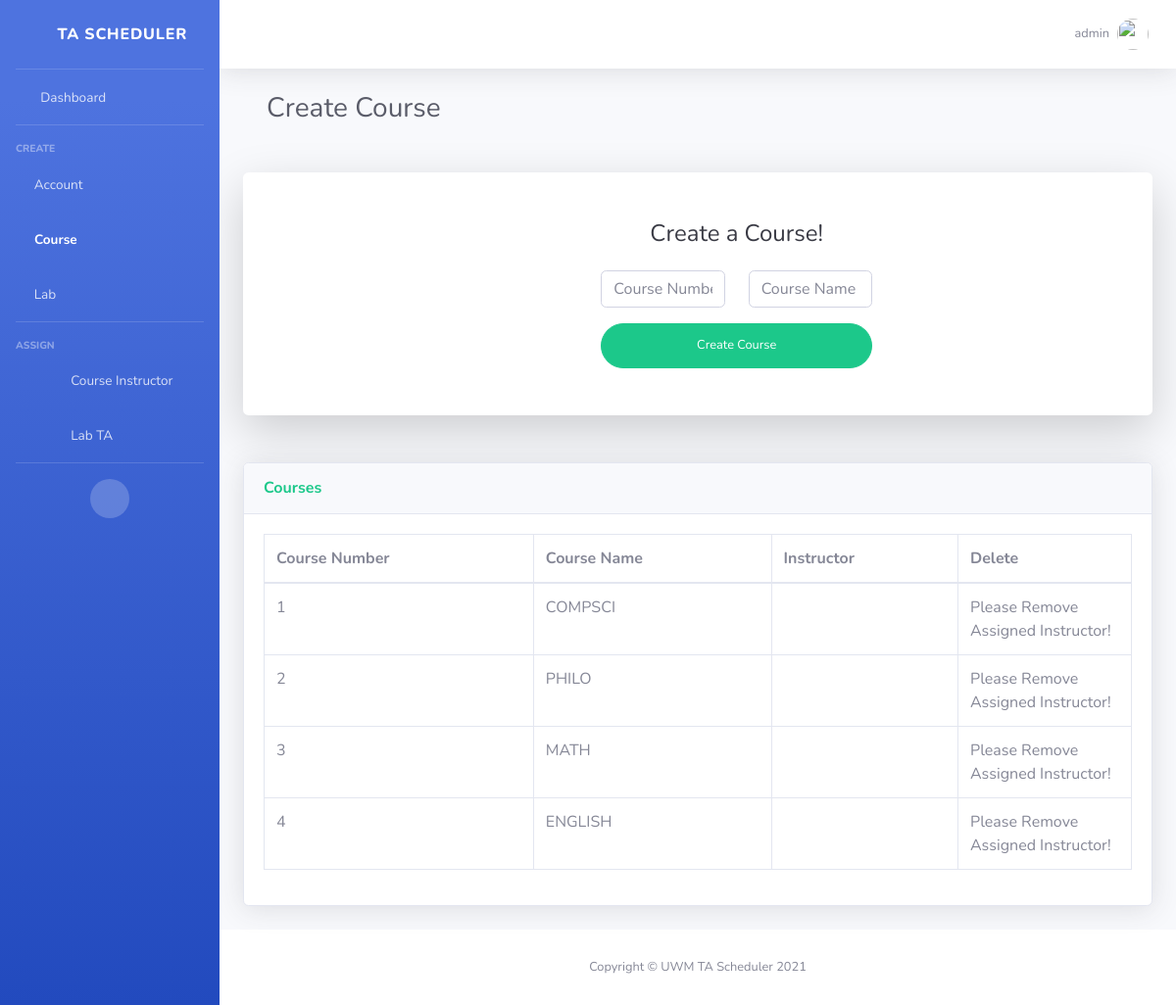
The page /create-course/ (signed in) on the database as committed earlier.
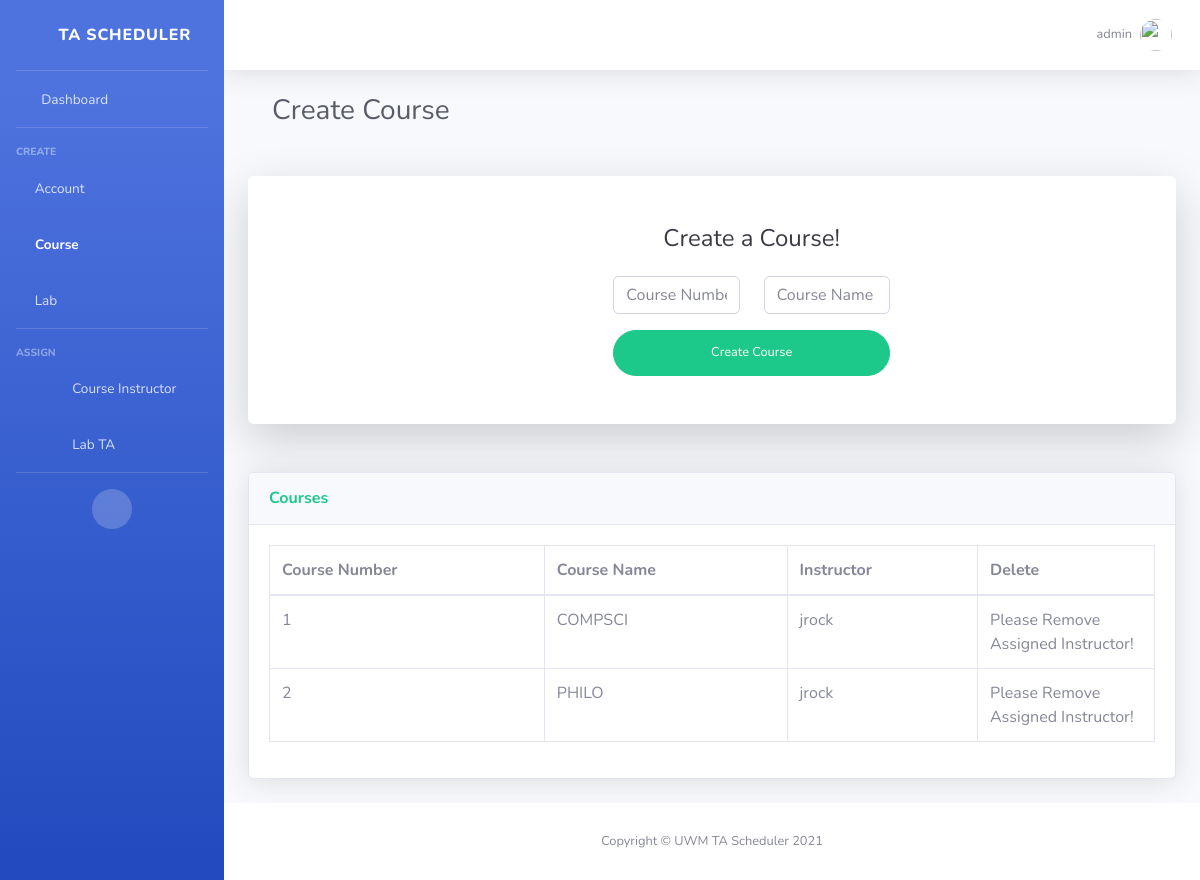
The same page on the database as committed later.
### TA_Scheduler/models.py (models this page shows)
class myAccount(models.Model):
    userName = models.CharField(max_length=40)
    password = models.CharField(max_length=40)
    userType = models.CharField(max_length=40)

class myCourse(models.Model):
    courseName = models.CharField(max_length=20)
    courseNumber = models.IntegerField()
    instructorUserName = models.CharField(max_length=40)

### TA_Scheduler/views.py (the view, shortened to what this page needs)
# urls.py: path('create-course/', CreateCourse.as_view()),
class CreateCourse(View):
    def get(self,request):
        userName = request.session["userName"]
        if(verifyLogin.verifyLogin(userName, request) == False):
            return render(request, "logout.html", {})
        course_list = list(myCourse.objects.values_list("courseNumber", "courseName", "instructorUserName"))
        return render(request,"create-course.html",{"course_list":course_list, "userName":userName, "errorMessage":""})

### TA_Scheduler/verifyLogin.py (called while the page is built)
    def verifyLogin(userName, request):
        userFound = list(myAccount.objects.filter(userName=userName))
        if(len(userFound) == 0):
            auth_logout(request)
            return False
        return True

### templates/create-course.html (shortened to what the changed rows need)
{% load static %}
<!DOCTYPE html>
<html lang="en">
<head>
    <link href="{% static '/vendor/fontawesome-free/css/all.min.css' %}" rel="stylesheet" type="text/css">
    <link href="{% static '/css/sb-admin-2.min.css' %}" rel="stylesheet">
    <link href="{% static '/vendor/datatables/dataTables.bootstrap4.min.css' %}" rel="stylesheet">
</head>
<body id="page-top">
<div id="wrapper">
    <div id="content-wrapper" class="d-flex flex-column">
        <div id="content">
            <nav class="navbar navbar-expand navbar-light bg-white topbar mb-4 static-top shadow">
                <ul class="navbar-nav ml-auto">
                    <li class="nav-item dropdown no-arrow">
                        <a class="nav-link dropdown-toggle" href="#" id="userDropdown" role="button"
                           data-toggle="dropdown" aria-haspopup="true" aria-expanded="false">
                            <span class="mr-2 d-none d-lg-inline text-gray-600 small">{{ userName }}</span>
                            <img class="img-profile rounded-circle"
                                 src="{% static '/img/undraw_profile.svg' %}">
                        </a>
                    </li>
                </ul>
            </nav>
            <div class="container-fluid">
                <div class="container-fluid">
                    <h1 class="h3 mb-4 text-gray-800">Create Course</h1>
                </div>
                <div class="card o-hidden border-0 shadow-lg my-5">
                    <div class="card-body p-0">
                        <div class="row">
                            <div class="col-lg-5">
                                <div class="p-5">
                                    <div class="text-center">
                                        <h1 class="h4 text-gray-900 mb-4">Create a Course!</h1>
                                    </div>
                                </div>
                            </div>
                        </div>
                    </div>
                </div>
                <div class="card shadow mb-4">
                    <div class="card-body">
                        <div class="table-responsive">
                            <table class="table table-bordered" id="courseData" width="100%" cellspacing="0">
                                <thead>
                                <tr>
                                    <th>Course Number</th>
                                    <th>Course Name</th>
                                    <th>Instructor</th>
                                    <th style="width: 20%;">Delete</th>
                                </tr>
                                </thead>
                                <tbody>
                                {% for i in course_list %}
                                    <tr>
                                        <td>{{ i.0 }}</td>
                                        <td>{{ i.1 }}</td>
                                        <td>{{ i.2 }}</td>
                                        <td>
                                            {% if i.2 == "NOT SET" %}
                                                <form action="/delete-course/" method="post">{% csrf_token %}
                                                    <button type="submit" class="btn btn-success btn-user btn-block"
                                                            name="deleteCourse" value="{{ i.0 }}">Delete Course
                                                    </button>
                                                    <input type="hidden" name="returnUrl" value="/create-course/">
                                                </form>
                                            {% else %}
                                               Please Remove Assigned Instructor!
                                            {% endif %}
                                        </td>
                                    </tr>
                                {% endfor %}
                                </tbody>
                            </table>
                        </div>
                    </div>
                </div>
            </div>
        </div>
    </div>
</div>
</body>
</html>

Rows that differ between the two databases and show on the page:
removed myCourse: i "1", courseName "COMPSCI"
removed myCourse: courseNumber "2", courseName "PHILO"
removed myCourse: courseNumber "3", courseName "MATH"
removed myCourse: courseNumber "4", courseName "ENGLISH"
added myCourse: courseNumber "1", courseName "COMPSCI", instructorUserName "jrock"
added myCourse: courseNumber "2", courseName "PHILO", instructorUserName "jrock"
